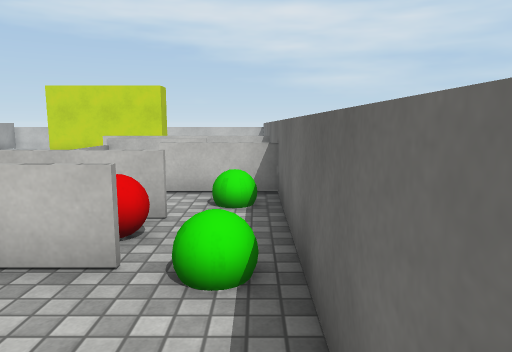
view 1 (above)

16 first-person views from a walk through a scene from a Unity 3-D project. The camera is 1.4 m above the floor, tilts 8° down and sees 70° across. The floor is counted in squares, 1 m on a side. Each view is taken from the middle of a square. On the plan, view 1 faces up. The plan holds only what a view shows up to about 16 squares ahead; the rest is blank. The player character is not drawn. Surface patterns are stand-ins for the level's own textures.

view 2
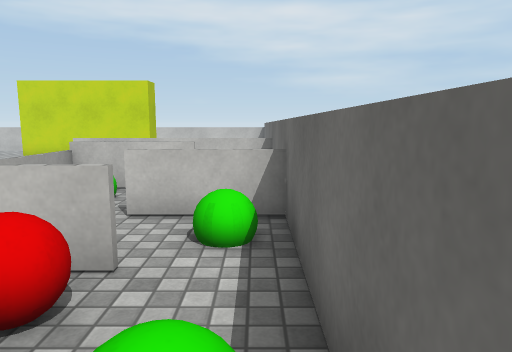

view 3
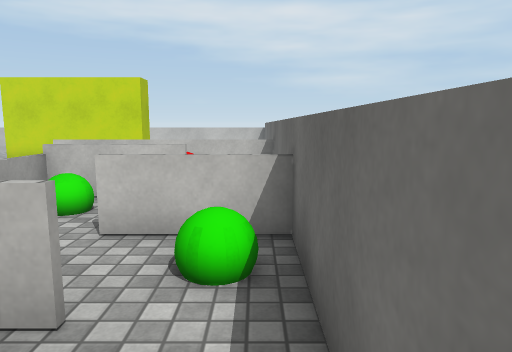

view 4
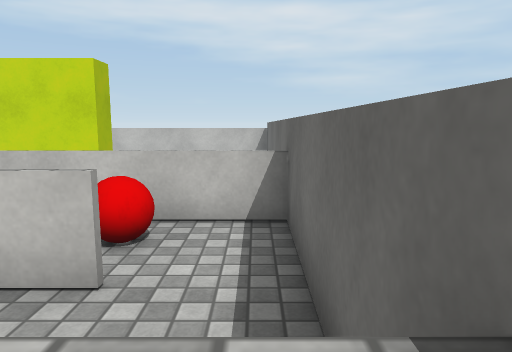

view 5
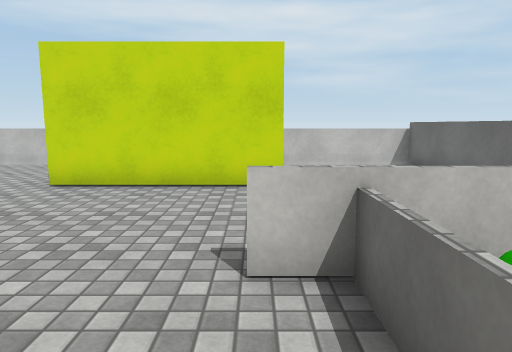

view 6
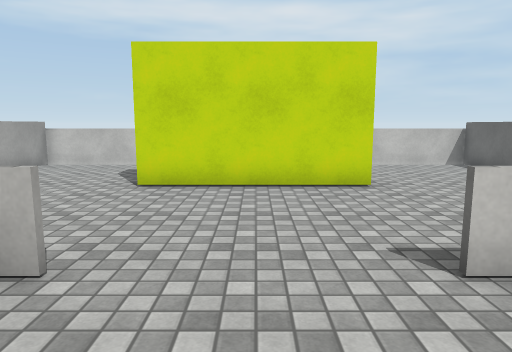

view 7
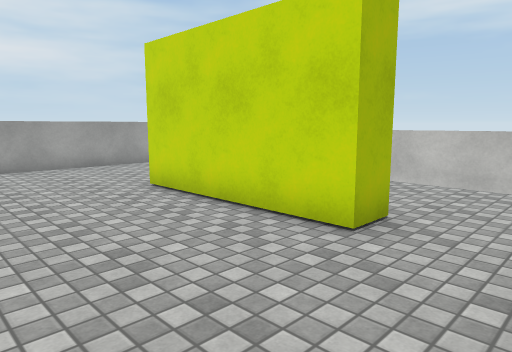

view 8
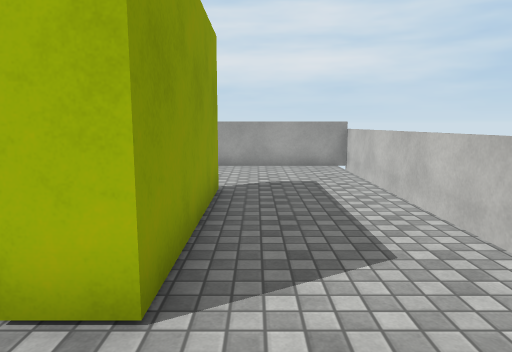

view 9
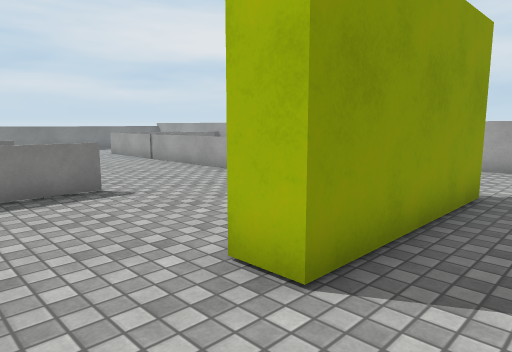

view 10
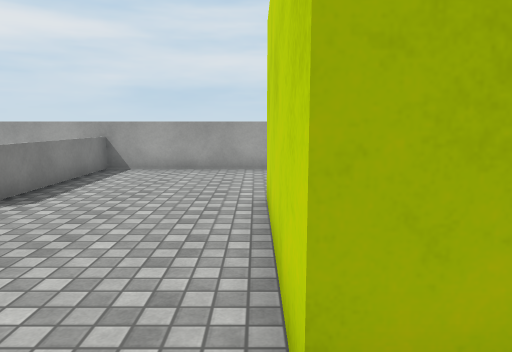

view 11
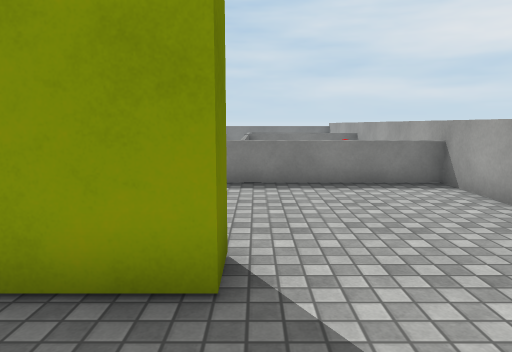

view 12
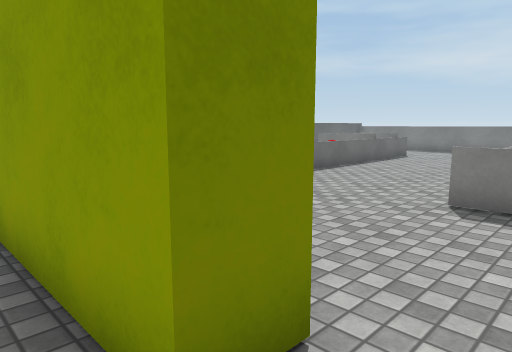

view 13
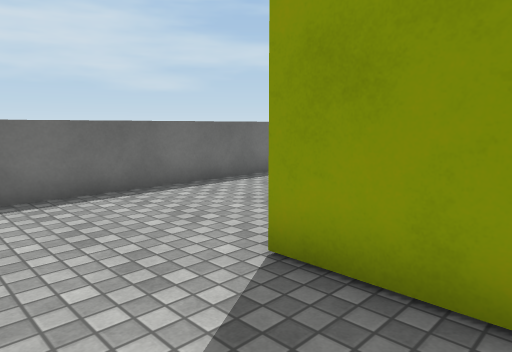

view 14
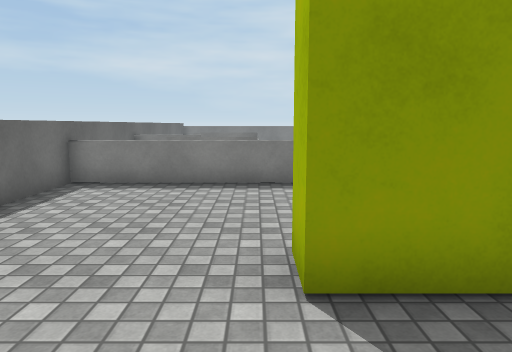

view 15
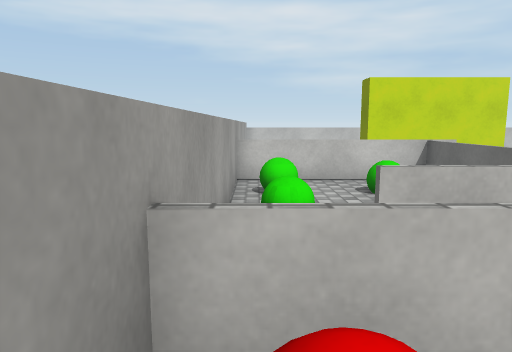

view 16
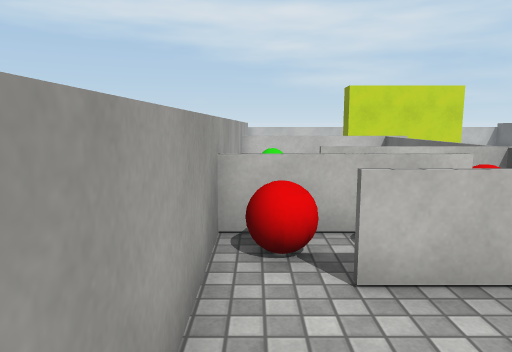

### Floor plan
Key: @ floor where view 1 was taken; # wall or solid block; . floor; = window, fence, low wall or low ledge; O other object.
Columns run from 15 left of view 1 to 1 right of it. Each row starts with its distance up from view 1.
 22 #===============#
 21 #...............#
 20 #...............#
 19 #...............#
 18 #.....#####.....#
 17 #.....#####.....#
 16 #...............#
 15 #...............#
 14 #...............#
 13 #...............#
 12 #======...======#
 11 #OOOO=.....=OO..#
 10 #OOOO=.....====.#
  9 #=O  =.....=O...#
  8 #OO  =.....=.===#
  7 #=  #=.....= ...#
  6 #   =O.....= ..O#
  5 #== OO.....= OO.#
  4 #O.      ..=###.#
  3 #.==     ..= =O.#
  2 #...         ...#
  1 #               #
  0  .             @

Positions as (right, up) in squares from view 1, and headings:
1: (0, 0), facing up
2: (0, 2), facing up
3: (0, 3), facing up
4: (0, 7), facing up
5: (-5, 9), facing up
6: (-7, 9), facing up
7: (-2, 13), facing up-left
8: (-2, 19), facing left
9: (-2, 20), facing down-left
10: (-3, 17), facing left
11: (-10, 21), facing down
12: (-11, 19), facing down-right
13: (-7, 21), facing down-right
14: (-4, 21), facing down
15: (-14, 3), facing up
16: (-14, 0), facing up
